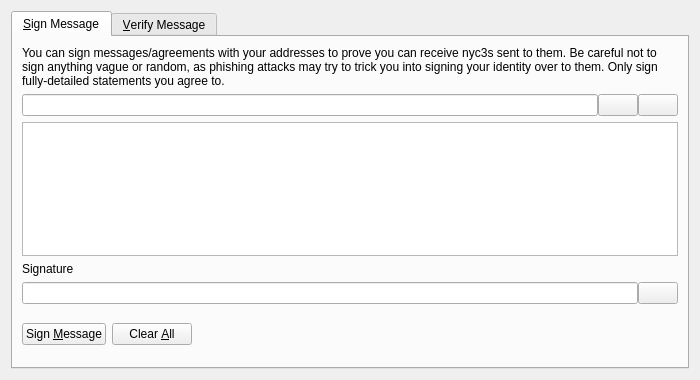
<?xml version="1.0" encoding="UTF-8"?>
<ui version="4.0">
 <class>SignVerifyMessageDialog</class>
 <widget class="QDialog" name="SignVerifyMessageDialog">
  <property name="geometry">
   <rect>
    <x>0</x>
    <y>0</y>
    <width>700</width>
    <height>380</height>
   </rect>
  </property>
  <property name="windowTitle">
   <string>Signatures - Sign / Verify a Message</string>
  </property>
  <property name="modal">
   <bool>true</bool>
  </property>
  <layout class="QVBoxLayout" name="verticalLayout">
   <item>
    <widget class="QTabWidget" name="tabWidget">
     <property name="currentIndex">
      <number>0</number>
     </property>
     <widget class="QWidget" name="tabSignMessage">
      <attribute name="title">
       <string>&amp;Sign Message</string>
      </attribute>
      <layout class="QVBoxLayout" name="verticalLayout_SM">
       <item>
        <widget class="QLabel" name="infoLabel_SM">
         <property name="text">
          <string>You can sign messages/agreements with your addresses to prove you can receive nyc3s sent to them. Be careful not to sign anything vague or random, as phishing attacks may try to trick you into signing your identity over to them. Only sign fully-detailed statements you agree to.</string>
         </property>
         <property name="textFormat">
          <enum>Qt::PlainText</enum>
         </property>
         <property name="wordWrap">
          <bool>true</bool>
         </property>
        </widget>
       </item>
       <item>
        <layout class="QHBoxLayout" name="horizontalLayout_1_SM">
         <property name="spacing">
          <number>0</number>
         </property>
         <item>
          <widget class="QValidatedLineEdit" name="addressIn_SM">
           <property name="toolTip">
            <string>The Nyc3 address to sign the message with</string>
           </property>
          </widget>
         </item>
         <item>
          <widget class="QPushButton" name="addressBookButton_SM">
           <property name="toolTip">
            <string>Choose previously used address</string>
           </property>
           <property name="text">
            <string/>
           </property>
           <property name="icon">
            <iconset resource="../nyc3.qrc">
             <normaloff>:/icons/address-book</normaloff>:/icons/address-book</iconset>
           </property>
           <property name="shortcut">
            <string>Alt+A</string>
           </property>
           <property name="autoDefault">
            <bool>false</bool>
           </property>
          </widget>
         </item>
         <item>
          <widget class="QPushButton" name="pasteButton_SM">
           <property name="toolTip">
            <string>Paste address from clipboard</string>
           </property>
           <property name="text">
            <string/>
           </property>
           <property name="icon">
            <iconset resource="../nyc3.qrc">
             <normaloff>:/icons/editpaste</normaloff>:/icons/editpaste</iconset>
           </property>
           <property name="shortcut">
            <string>Alt+P</string>
           </property>
           <property name="autoDefault">
            <bool>false</bool>
           </property>
          </widget>
         </item>
        </layout>
       </item>
       <item>
        <widget class="QPlainTextEdit" name="messageIn_SM">
         <property name="toolTip">
          <string>Enter the message you want to sign here</string>
         </property>
        </widget>
       </item>
       <item>
        <widget class="QLabel" name="signatureLabel_SM">
         <property name="text">
          <string>Signature</string>
         </property>
         <property name="textFormat">
          <enum>Qt::PlainText</enum>
         </property>
        </widget>
       </item>
       <item>
        <layout class="QHBoxLayout" name="horizontalLayout_2_SM">
         <property name="spacing">
          <number>0</number>
         </property>
         <item>
          <widget class="QLineEdit" name="signatureOut_SM">
           <property name="font">
            <font>
             <italic>true</italic>
            </font>
           </property>
           <property name="readOnly">
            <bool>true</bool>
           </property>
          </widget>
         </item>
         <item>
          <widget class="QPushButton" name="copySignatureButton_SM">
           <property name="toolTip">
            <string>Copy the current signature to the system clipboard</string>
           </property>
           <property name="text">
            <string/>
           </property>
           <property name="icon">
            <iconset resource="../nyc3.qrc">
             <normaloff>:/icons/editcopy</normaloff>:/icons/editcopy</iconset>
           </property>
           <property name="autoDefault">
            <bool>false</bool>
           </property>
          </widget>
         </item>
        </layout>
       </item>
       <item>
        <layout class="QHBoxLayout" name="horizontalLayout_3_SM">
         <item>
          <widget class="QPushButton" name="signMessageButton_SM">
           <property name="toolTip">
            <string>Sign the message to prove you own this Nyc3 address</string>
           </property>
           <property name="text">
            <string>Sign &amp;Message</string>
           </property>
           <property name="icon">
            <iconset resource="../nyc3.qrc">
             <normaloff>:/icons/edit</normaloff>:/icons/edit</iconset>
           </property>
           <property name="autoDefault">
            <bool>false</bool>
           </property>
          </widget>
         </item>
         <item>
          <widget class="QPushButton" name="clearButton_SM">
           <property name="toolTip">
            <string>Reset all sign message fields</string>
           </property>
           <property name="text">
            <string>Clear &amp;All</string>
           </property>
           <property name="icon">
            <iconset resource="../nyc3.qrc">
             <normaloff>:/icons/remove</normaloff>:/icons/remove</iconset>
           </property>
           <property name="autoDefault">
            <bool>false</bool>
           </property>
          </widget>
         </item>
         <item>
          <spacer name="horizontalSpacer_1_SM">
           <property name="orientation">
            <enum>Qt::Horizontal</enum>
           </property>
           <property name="sizeHint" stdset="0">
            <size>
             <width>40</width>
             <height>48</height>
            </size>
           </property>
          </spacer>
         </item>
         <item>
          <widget class="QLabel" name="statusLabel_SM">
           <property name="font">
            <font>
             <weight>75</weight>
             <bold>true</bold>
            </font>
           </property>
           <property name="text">
            <string/>
           </property>
           <property name="wordWrap">
            <bool>true</bool>
           </property>
          </widget>
         </item>
         <item>
          <spacer name="horizontalSpacer_2_SM">
           <property name="orientation">
            <enum>Qt::Horizontal</enum>
           </property>
           <property name="sizeHint" stdset="0">
            <size>
             <width>40</width>
             <height>48</height>
            </size>
           </property>
          </spacer>
         </item>
        </layout>
       </item>
      </layout>
     </widget>
     <widget class="QWidget" name="tabVerifyMessage">
      <attribute name="title">
       <string>&amp;Verify Message</string>
      </attribute>
      <layout class="QVBoxLayout" name="verticalLayout_VM">
       <item>
        <widget class="QLabel" name="infoLabel_VM">
         <property name="text">
          <string>Enter the receiver's address, message (ensure you copy line breaks, spaces, tabs, etc. exactly) and signature below to verify the message. Be careful not to read more into the signature than what is in the signed message itself, to avoid being tricked by a man-in-the-middle attack. Note that this only proves the signing party receives with the address, it cannot prove sendership of any transaction!</string>
         </property>
         <property name="textFormat">
          <enum>Qt::PlainText</enum>
         </property>
         <property name="alignment">
          <set>Qt::AlignLeading|Qt::AlignLeft|Qt::AlignTop</set>
         </property>
         <property name="wordWrap">
          <bool>true</bool>
         </property>
        </widget>
       </item>
       <item>
        <layout class="QHBoxLayout" name="horizontalLayout_1_VM">
         <property name="spacing">
          <number>0</number>
         </property>
         <item>
          <widget class="QValidatedLineEdit" name="addressIn_VM">
           <property name="toolTip">
            <string>The Nyc3 address the message was signed with</string>
           </property>
          </widget>
         </item>
         <item>
          <widget class="QPushButton" name="addressBookButton_VM">
           <property name="toolTip">
            <string>Choose previously used address</string>
           </property>
           <property name="text">
            <string/>
           </property>
           <property name="icon">
            <iconset resource="../nyc3.qrc">
             <normaloff>:/icons/address-book</normaloff>:/icons/address-book</iconset>
           </property>
           <property name="shortcut">
            <string>Alt+A</string>
           </property>
           <property name="autoDefault">
            <bool>false</bool>
           </property>
          </widget>
         </item>
        </layout>
       </item>
       <item>
        <widget class="QPlainTextEdit" name="messageIn_VM"/>
       </item>
       <item>
        <widget class="QValidatedLineEdit" name="signatureIn_VM"/>
       </item>
       <item>
        <layout class="QHBoxLayout" name="horizontalLayout_2_VM">
         <item>
          <widget class="QPushButton" name="verifyMessageButton_VM">
           <property name="toolTip">
            <string>Verify the message to ensure it was signed with the specified Nyc3 address</string>
           </property>
           <property name="text">
            <string>Verify &amp;Message</string>
           </property>
           <property name="icon">
            <iconset resource="../nyc3.qrc">
             <normaloff>:/icons/transaction_0</normaloff>:/icons/transaction_0</iconset>
           </property>
           <property name="autoDefault">
            <bool>false</bool>
           </property>
          </widget>
         </item>
         <item>
          <widget class="QPushButton" name="clearButton_VM">
           <property name="toolTip">
            <string>Reset all verify message fields</string>
           </property>
           <property name="text">
            <string>Clear &amp;All</string>
           </property>
           <property name="icon">
            <iconset resource="../nyc3.qrc">
             <normaloff>:/icons/remove</normaloff>:/icons/remove</iconset>
           </property>
           <property name="autoDefault">
            <bool>false</bool>
           </property>
          </widget>
         </item>
         <item>
          <spacer name="horizontalSpacer_1_VM">
           <property name="orientation">
            <enum>Qt::Horizontal</enum>
           </property>
           <property name="sizeHint" stdset="0">
            <size>
             <width>40</width>
             <height>48</height>
            </size>
           </property>
          </spacer>
         </item>
         <item>
          <widget class="QLabel" name="statusLabel_VM">
           <property name="font">
            <font>
             <weight>75</weight>
             <bold>true</bold>
            </font>
           </property>
           <property name="text">
            <string/>
           </property>
           <property name="wordWrap">
            <bool>true</bool>
           </property>
          </widget>
         </item>
         <item>
          <spacer name="horizontalSpacer_2_VM">
           <property name="orientation">
            <enum>Qt::Horizontal</enum>
           </property>
           <property name="sizeHint" stdset="0">
            <size>
             <width>40</width>
             <height>48</height>
            </size>
           </property>
          </spacer>
         </item>
        </layout>
       </item>
      </layout>
     </widget>
    </widget>
   </item>
  </layout>
 </widget>
 <customwidgets>
  <customwidget>
   <class>QValidatedLineEdit</class>
   <extends>QLineEdit</extends>
   <header>qvalidatedlineedit.h</header>
  </customwidget>
 </customwidgets>
 <resources>
  <include location="../nyc3.qrc"/>
 </resources>
 <connections/>
</ui>
